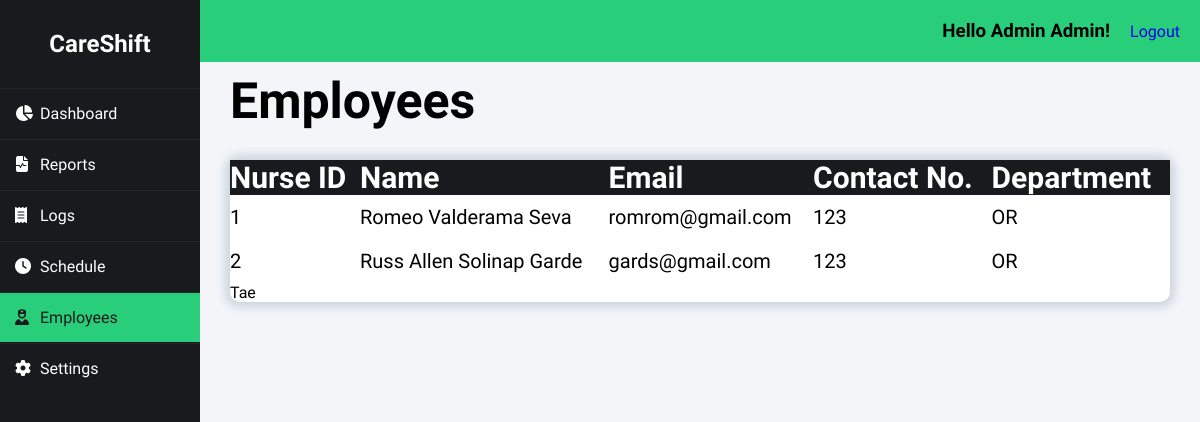
Page /index.php?page=employees (signed in) on the committed database.
### tables this page shows
CREATE TABLE `employee` (
  `emp_id` int(50) NOT NULL auto_increment, 
  `emp_password` varchar(32) NOT NULL,
  `emp_fname` varchar(50) NOT NULL,
  `emp_mname` varchar(50) NOT NULL,
  `emp_lname` varchar(50) NOT NULL,
  `emp_email` varchar(50) NOT NULL,
  `emp_contact` bigint(20) NOT NULL,
  `emp_department` varchar(255) NOT NULL,
  PRIMARY KEY  (`emp_id`)
);

### class/class.admin.php (called while the page is built, shortened)
<?php
class Admin{
	private $DB_SERVER='localhost';
	private $DB_USERNAME='root';
	private $DB_PASSWORD='';
	private $DB_DATABASE='db_careshift';
	private $conn;
	public function __construct(){
		$this->conn = new PDO("mysql:host=".$this->DB_SERVER.";dbname=".$this->DB_DATABASE,$this->DB_USERNAME,$this->DB_PASSWORD);
	}
	function get_id($username){
		$sql="SELECT adm_id FROM admin WHERE adm_username = :username";
		$q = $this->conn->prepare($sql);
		$q->execute(['username' => $username]);
		$id = $q->fetchColumn();
		return $id;
	}
	function get_fname($id){
		$sql="SELECT adm_fname FROM admin WHERE adm_id = :id";
		$q = $this->conn->prepare($sql);
		$q->execute(['id' => $id]);
		$fname = $q->fetchColumn();
		return $fname;
	}
	function get_lname($id){
		$sql="SELECT adm_lname FROM admin WHERE adm_id = :id";
		$q = $this->conn->prepare($sql);
		$q->execute(['id' => $id]);
		$lname = $q->fetchColumn();
		return $lname;
	}
}
?>

### class/class.employee.php (called while the page is built, shortened)
<?php
class Employee{
	private $DB_SERVER='localhost';
	private $DB_USERNAME='root';
	private $DB_PASSWORD='';
	private $DB_DATABASE='db_careshift';
	private $conn;
	public function __construct(){
		$this->conn = new PDO("mysql:host=".$this->DB_SERVER.";dbname=".$this->DB_DATABASE,$this->DB_USERNAME,$this->DB_PASSWORD);
	}
	public function list_employees(){
		$sql="SELECT * FROM employee";
		$q = $this->conn->query($sql) or die("failed!");
		while($r = $q->fetch(PDO::FETCH_ASSOC)){
		$data[]=$r;
		}
		if(empty($data)){
		   return false;
		}else{
			return $data;
		}
	}
}
?>

### employees-module/index.php (the view, shortened to what this page needs)
<h1>Employees</h1>
<div class="content_wrapper">
<table id="tablerecords">
    <thead>
        <tr>
            <th>Nurse ID</th>
            <th>Name</th>
            <th>Email</th>
            <th>Contact No.</th>
            <th>Department</th>
        </tr>
    </thead>
    <?php
			if($employee->list_employees() != false){
				foreach($employee->list_employees() as $value){
   					extract($value);
					?>
					<tbody>
      					<tr>
        					<td><?php echo $emp_id;?></td>
							<td><?php echo $emp_fname.' '.$emp_mname.' '.$emp_lname;?></td>
        					<td><?php echo $emp_email;?></a></td>
							<td><?php echo $emp_contact;?></td>
							<td><?php echo $emp_department;?></td>
						</tr>
					</tbody>
					<?php
				}
			}
			?>
</table>
<p>Tae</p>
</div>

### index.php (shortened to what this page needs)
<?php
include_once 'class/class.employee.php';
include_once 'class/class.admin.php';
$page = (isset($_GET['page']) && $_GET['page'] != '') ? $_GET['page'] : '';
$employee = new Employee();
$admin = new Admin();
$admin_id = $admin->get_id($_SESSION['adm_username']);
?>
<!DOCTYPE html>
<html>
<head>
    <link rel="stylesheet" href="css/styles.css">
</head>
<body>
    <div class="wrapper">
        <div class="sidebar">
            <h2>CareShift</h2>
            <ul>
                <li><a href="index.php" class="<?= $page == '' ? 'active' : '' ?>"><i class="fas fa-solid fa-chart-pie"></i>Dashboard</a></li>
                <li><a href="index.php?page=reports" class="<?= $page == 'reports' ? 'active' : '' ?>"><i class="fas fa-solid fa-file-waveform"></i>Reports</a></li>
                <li><a href="index.php?page=logs" class="<?= $page == 'logs' ? 'active' : '' ?>"><i class="fas fa-solid fa-receipt"></i>Logs</a></li>
                <li><a href="index.php?page=schedule" class="<?= $page == 'schedule' ? 'active' : '' ?>"><i class="fas fa-solid fa-clock"></i>Schedule</a></li>
                <li><a href="index.php?page=employees" class="<?= $page == 'employees' ? 'active' : '' ?>"><i class="fas fa-solid fa-user-nurse"></i>Employees</a></li>
                <li><a href="index.php?page=settings" class="<?= $page == 'settings' ? 'active' : '' ?>"><i class="fas fa-solid fa-gear"></i>Settings</a></li>
            </ul>
        </div>
        <div class="body">
            <div class="header">
                <h3>Hello <?php echo $admin->get_fname($admin_id).' '.$admin->get_lname($admin_id);?>!</h3>
                <a href="logout.php" class="right">Logout</a>
            </div>
            <div class="main_content">
                <?php
                    switch($page){
                    case 'employees':
                        require_once 'employees-module/index.php';
                    break;
                    }
                ?>
            </div>
        </div>
    </div>
</body>
</html>

### css/styles.css (style rules this page uses)
* { margin: 0; padding: 0; box-sizing: border-box; list-style: none; text-decoration: none; font-family: "Afacad Flux", sans-serif; }
body { background: #f3f5f9; }
.wrapper { display: flex; position: relative; }
.wrapper .sidebar { position: fixed; width: 200px; height: 100%; background: #181a1d; padding: 30px 0; }
.wrapper .sidebar h2 { color: white; text-align: center; margin-bottom: 30px; }
.wrapper .sidebar ul li { border-bottom: 1px solid rgba(0, 0, 0, 0.05); border-top: 1px solid rgba(255, 255, 255, 0.05); }
.wrapper .sidebar ul li a { color: white; display: block; padding: 15px; }
.wrapper .sidebar ul li a .fas { width: 25px; }
.wrapper .sidebar ul li a.active { background-color: #29ce7a; color: #181a1d; }
.wrapper .sidebar ul li a.active .fas { color: #181a1d; }
.wrapper .body { width: 100%; margin-left: 200px; }
.wrapper .body .header { padding: 20px; background: #29ce7a; display: flex; justify-content: flex-end; gap: 20px; align-items: center; }
.wrapper .body .header h3 { margin: 0; }
.wrapper .body .main_content { padding: 0px 30px 0px 30px; }
.wrapper .body .main_content h1 { font-size: 50px; margin-top: 10px; margin-bottom: 30px; }
.wrapper .body .main_content .content_wrapper { background: white; border-radius: 10px; box-shadow: 0 0 10px 5px #CBD4DF; }
#tablerecords { padding: 10px; border-collapse: collapse; width: 100%; }
#tablerecords thead { color: white; background-color: #181a1d; text-align: left; font-size: 30px; }
#tablerecords tbody { font-size: 20px; }
#tablerecords tbody tr td { padding: 10px 0px 10px 0px; }

### rows in the picture
employee: emp_id "1", emp_fname "Romeo", emp_mname "Valderama", emp_lname "Seva", emp_email "romrom@gmail.com", emp_contact "123", emp_department "OR"
employee: emp_id "2", emp_fname "Russ Allen", emp_mname "Solinap", emp_lname "Garde", emp_email "gards@gmail.com", emp_contact "123", emp_department "OR"

### other values in the picture
$admin->get_fname($admin_id) "Admin"
$admin->get_lname($admin_id) "Admin"
